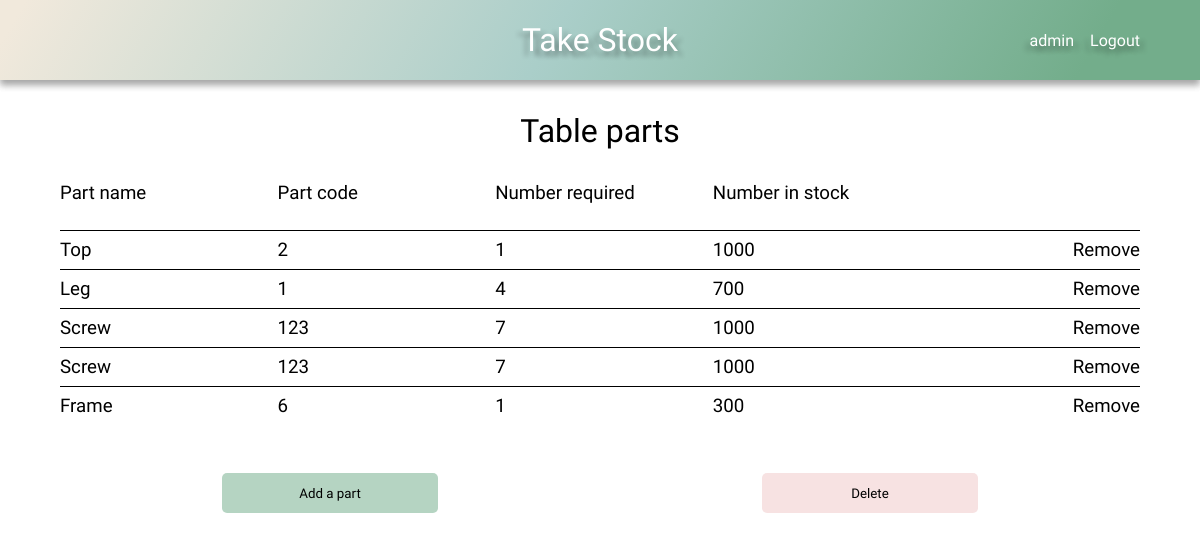
Page /product-detail/1 (signed in) on the committed database.
### stock/models.py (models this page shows, shortened)
class Product(models.Model):
    name = models.CharField(max_length=100)
    stock_parts = models.ManyToManyField(Stock)
    company = models.ForeignKey(User, on_delete=models.CASCADE, default=1)
    def __str__(self):
        return f'{self.name}'

class Parts(models.Model):
    product_part_belongs_to = models.ForeignKey(
        Product, on_delete=models.CASCADE
        )
    item = models.ForeignKey(
        Stock,
        on_delete=models.CASCADE
        )
    number_required = models.IntegerField()
    company = models.ForeignKey(User, on_delete=models.CASCADE, default=1)

class Stock(models.Model):
    name = models.CharField(max_length=100)
    code = models.CharField(max_length=100)
    number_in_stock = models.IntegerField()
    company = models.ForeignKey(User, on_delete=models.CASCADE, default=1)

### stock/views.py (the view)
# urls.py: path('product-detail/<int:pk>', product_detail, name='product-detail'),
def product_detail(request, pk):
    default_user = request.user
    product_parts = Parts.objects.filter(
        company=default_user).filter(product_part_belongs_to=pk)
    product = Product.objects.filter(
        company=default_user).filter(id=pk).first()
    context = {
        'product_parts': product_parts,
        'product': product,
    }
    return render(request, 'product_detail.html', context)

### stock/context_processors.py (called while the page is built)
def base(request):
    default_user = request.user
    return ({
        'default_user': default_user
        })

### stock/templates/product_detail.html
{% extends 'base.html' %}
{% load static %}
{% block head %}
    <link rel="stylesheet" href="{% static 'css/grid.css' %}">
{% endblock %}
{% block content %}
    <h1 class="center">{{ product }} parts</h1>
    {% if not product_parts %}
        <h2 class="center">This product has no parts!</h3>
    {% else %}
        <div class="grid">
            <div class="grid-headings grid-5">
                <h3>Part name</h3>
                <h3>Part code</h3>
                <h3>Number required</h3>
                <h3>Number in stock</h3>
            </div>
            {% for part in product_parts %}
                <div class="grid-row grid-5">
                    <div class="item-name-content">
                        <h3>{{ part.item.name }}</h3>
                    </div>
                    <div class="item-code-content">
                        <h3>{{ part.item.code }}</h3>
                    </div>
                    <div class="item-required-content">
                        <h3>{{ part.number_required }}</h3>
                    </div>
                    <div class="item-number-content">
                        <h3>{{ part.item.number_in_stock }}</h3>
                    </div>
                    <div class="update">
                        <h3><a href="{% url 'delete-part' part.id %}">Remove</a></h3>
                    </div>
                </div>
            {% endfor %}
    {% endif %}
            <div class="grid-buttons">
                <a href="{% url 'add_more_parts' product.pk %}"><input class="btn grid-btn btn-submit btn-hover" type="button" value="Add a part"></input></a>
                <a href="{% url 'delete-product' product.id %}"><input class="btn grid-btn btn-delete btn-hover" type="button" value="Delete"></input></a>
            </div>
        </div>
{% endblock %}

### stock/templates/base.html (shortened to what this page needs)
{% load static %}
<!DOCTYPE html>
<html lang="en">
<head>
    <link rel="stylesheet" href="{% static 'css/style.css' %}">
    {% block head %}
    {% endblock %}
</head>
<body>
    <header class="main-header">
        <h1><a href="{% url 'home' %}">Take Stock</a></h1>
        <div class="user-nav">
            {% if user.is_authenticated %}
                <div id="dropdown">{{ default_user }}
                </div>
                <a href="{% url 'logout' %}">Logout</a>
            {% else %}
                <a href="{% url 'login' %}">Login</a>
                <a href="{% url 'register' %}">Register</a>
            {% endif %}
        </div>
    </header>
    {% block content %}
    {% endblock %}
</body>
</html>

### stock/static/css/style.css (style rules this page uses)
:root { --clr-mix-calm: 120deg, #f1e9dc 2%, #aacec9, #73ad8b 90%; --shadow: 0 10px 20px 0 rgba(0, 0, 0, .2), 0 10px 20px 0 rgba(0, 0, 0, .2); --shadow-s: 0 5px 7px 0 rgba(0, 0, 0, .2), 0 5px 7px 0 rgba(0, 0, 0, .2); --shadow-l: 0 20px 30px 0 rgba(0, 0, 0, .2), 0 20px 30px 0 rgba(0, 0, 0, .2); --shadow-tl: 5px 5px 5px rgba(0, 0, 0, .2), -5px 5px 5px rgba(0, 0, 0, .2); --header-height: 5em; --hover: .522; --btn-submit: hsla(145, 26%, 56%, var(--hover)); --btn-delete: hsla(0, 58%, 86%, var(--hover)); }
*, *::before, *::after { margin: 0; padding: 0; box-sizing: border-box; text-decoration: none; list-style-type: none; color: #000000; font-family: 'Nanum Gothic', 'Gill Sans', 'Gill Sans MT', Calibri, 'Trebuchet MS', sans-serif; font-weight: 300; }
body { overflow-x: hidden; }
h1, .center, .add-new { width: max-content; margin: 1em auto; }
.main-header { display: flex; justify-content: center; align-items: center; height: var(--header-height); background: linear-gradient(var(--clr-mix-calm)); box-shadow: var(--shadow-s); position: relative; }
.main-header h1 a { color: #FFFFFF; text-shadow: var(--shadow-tl); }
.btn { border: none; }
.btn-delete { background-color: var(--btn-delete); }
.btn-submit { background-color: var(--btn-submit); }
.user-nav { max-width: 20%; display: flex; justify-content: space-between; gap: 1em; position: absolute; right: 5%; }
.user-nav div, .user-nav a { color: #FFFFFF; text-shadow: var(--shadow-tl); }
#dropdown { position: relative; cursor: pointer; }
@media screen and (min-width: 1200px) { body { max-width: 1200px; min-height: 100vh; max-height: auto; margin: 0 auto; box-shadow: var(--shadow-l); } }

### stock/static/css/grid.css (style rules this page uses)
.grid { display: grid; min-width: 80%; max-width: 90%; margin: 2em auto; grid-auto-flow: row; grid-column: repeat(12, 1fr); }
.grid-headings { display: grid; height: 3em; }
.grid-row { display: grid; align-items: center; grid-auto-flow: column; padding: .5em 0; border-top: 1px solid #000000; }
.grid-5 { grid-template-columns: repeat(5, 1fr); gap: .5em; }
.grid-4 > *, .grid-5 > * { max-width: 100%; overflow-x: scroll; }
.update { text-align: end; }
.grid-buttons { display: flex; justify-content: space-around; padding: 3em 0; }
.grid-buttons a { width: 20%; }
.grid-buttons a input { width: 100%; cursor: pointer; }
.grid-btn { width: 20%; height: 3em; border-radius: 5px; }

### rows in the picture
Product: name "Table"
Parts: item.name "Top", item.code "2", number_required "1", item.number_in_stock "1000"
Parts: item.name "Leg", item.code "1", number_required "4", item.number_in_stock "700"
Parts: item.name "Screw", item.code "123", number_required "7", item.number_in_stock "1000"
Parts: item.name "Screw", item.code "123", number_required "7", item.number_in_stock "1000"
Parts: item.name "Frame", item.code "6", number_required "1", item.number_in_stock "300"

### other values in the picture
{{ default_user }} "admin"
